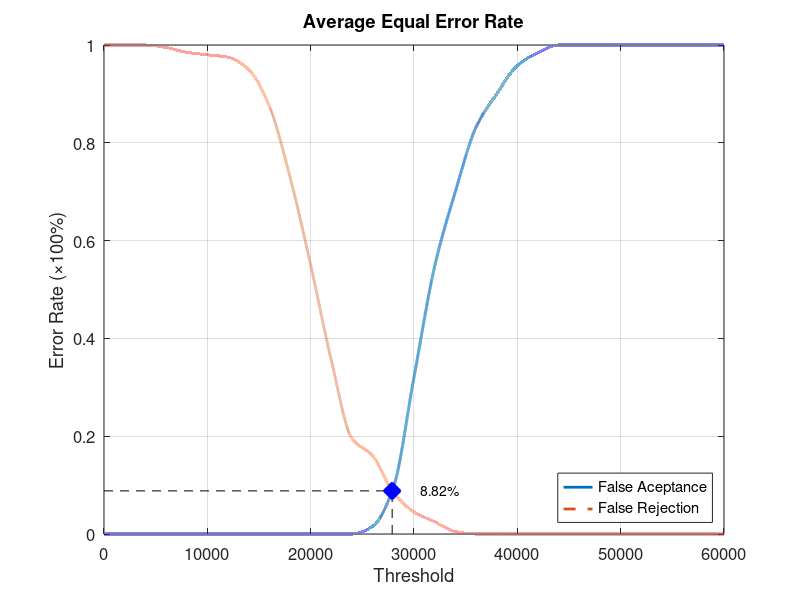
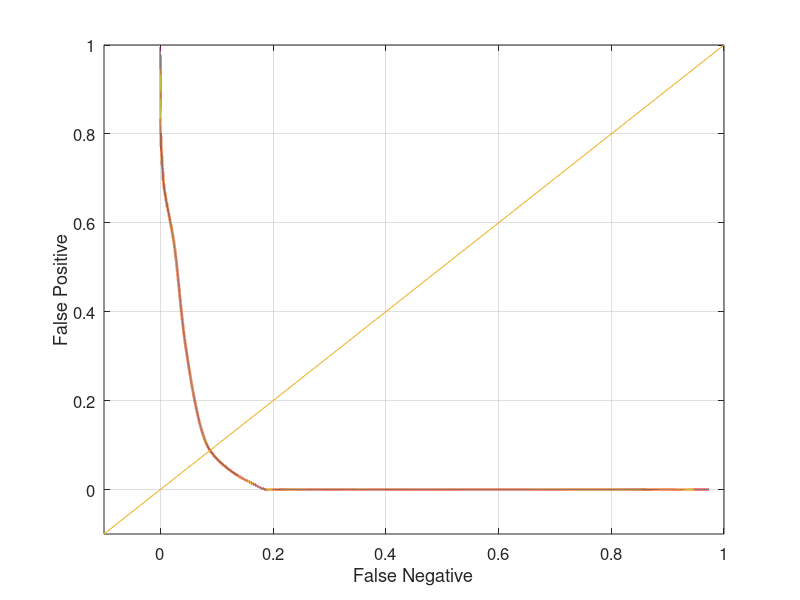

Write the MATLAB code that produced these figures, in order.
function yEER = Database3_1
close all;
clear;
clc;
x = 0:2000:60000;
xq = 0:0.5:60000;

y0 = [0 0 0 0 0 0 0 0 0 0 0 0 0 0.0157895 0.0947368 0.321053 0.547368 0.7 0.831579 0.9 0.957895 0.984211 1 1 1 1 1 1 1 1 1];
yy0 = interp1(x, y0, xq, 'pchip');
y1 = [1 1 1 0.995 0.985 0.98 0.975 0.95 0.875 0.73 0.55 0.355 0.195 0.16 0.085 0.045 0.025 0.005 0 0 0 0 0 0 0 0 0 0 0 0 0];
yy1 = interp1(x, y1, xq, 'pchip');

% Calculating EER: 
y2 = abs(y0 - y1);
find(y2 == min(y2))
yy2 = abs(yy0 - yy1);
xEER = find(yy2 == min(yy2));
xEERIndex = xq(xEER) % X-axis EER
yEER = yy0(xEER) % Y-axis EER

main = figure
plot(xq, yy0,'-','LineWidth', 2);	hold on
plot(xq, yy1,'--','LineWidth', 2);	hold on
plot([xEERIndex xEERIndex], [0 yEER], 'k--');	hold on
plot([0 xEERIndex], [yEER yEER], 'k--');	hold on
plot(xEERIndex, yEER, 'bx', 'LineWidth', 10);	hold on
text(xEERIndex + 10 * xEERIndex / 100, yEER, [num2str(round((10000 * yEER)) / 100) '%'])
legend('False Aceptance', 'False Rejection', 'Location', 'SouthEast')
xlabel('Threshold')
ylabel('Error Rate (\times100%)')
title('Average Equal Error Rate')
set(gca, 'FontSize', 12)
axis([0 60000 0 1])
grid on

print(main, 'Database3_1Main', '-dpng');
FNRxFPR = figure('Color', [1 1 1]);
plot(yy1, yy0, '-', yy1, yy0, 'LineWidth', 2);
hold on
y = -0.1:0.1:1
plot(y, y); 
set(gca, 'FontSize', 12)
xlabel('False Negative')
ylabel('False Positive')
axis([-0.1 1 -0.1 1])
set(gca, 'FontSize', 12)
grid on

print(FNRxFPR, 'Database3_1FNRxFPR','-dpng');
end
